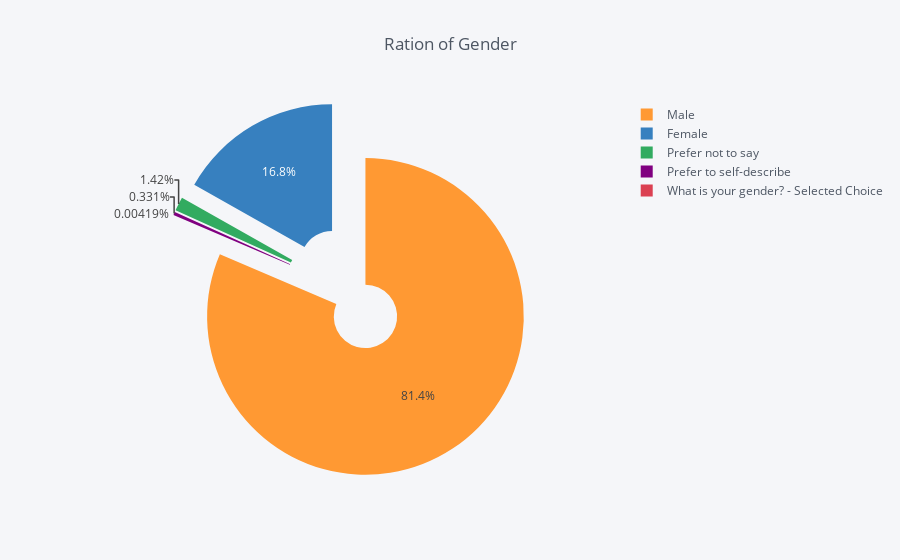

Notebook cell for this chart:
### Markdown cell above
### Q1). Ratio of gender in survey.

### Code cell
gender = df_mcr['Q1'].value_counts().reset_index()
gender.iplot(kind='pie', labels='index', values='Q1',title='Ration of Gender', pull=0.2, hole=0.2 )

### Figure 1 — Plotly figure (JSON) as saved in the notebook; plotly's stock layout.template omitted (floating-point values rounded to 4 significant figures)
{"data": [{"hole": 0.2, "labels": ["Male", "Female", "Prefer not to say", "Prefer to self-describe", "What is your gender? - Selected Choice"], "marker": {"colors": ["rgba(255, 153, 51, 1.0)", "rgba(55, 128, 191, 1.0)", "rgba(50, 171, 96, 1.0)", "rgba(128, 0, 128, 1.0)", "rgba(219, 64, 82, 1.0)"]}, "name": "", "pull": 0.2, "type": "pie", "values": [19430, 4010, 340, 79, 1]}], "layout": {"legend": {"bgcolor": "#F5F6F9", "font": {"color": "#4D5663"}}, "paper_bgcolor": "#F5F6F9", "plot_bgcolor": "#F5F6F9", "title": "Ration of Gender", "titlefont": {"color": "#4D5663"}}}
